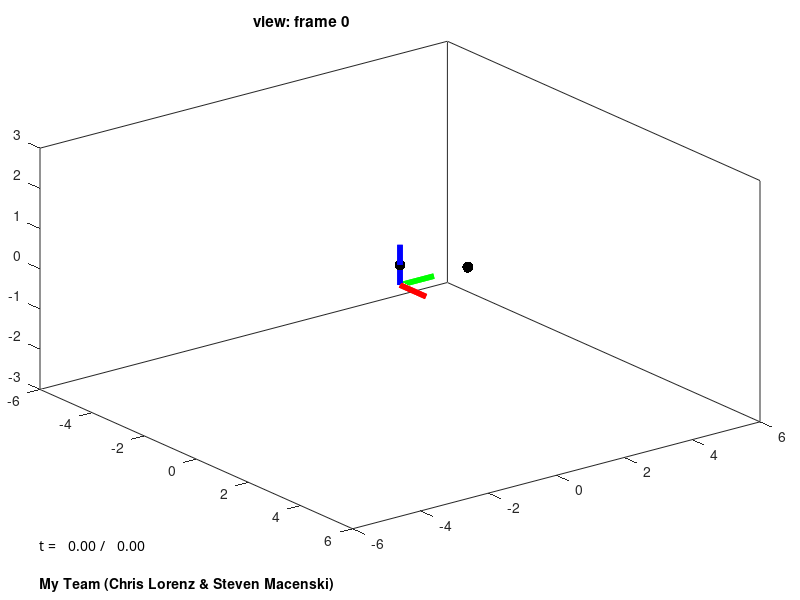

Write the MATLAB code that produced this figure. (Note: this script raises an error after producing the figure.)
function hw5

%%%%%%%%%%%%%%%%%%%%%%%%%%%%%%%%%%%%%%%%%%%%%%%%%%%
%
% CAN CHANGE
%

% - This line says your name.
params.teamname = 'My Team (Chris Lorenz & Steven Macenski)';
% - This line says the file to record your actions.
params.action_filename = 'action.mat';
% - This line says the file to record your movie.
params.movie_filename = 'movie.avi';
% - This line says whether or not you want to record a movie --- change it
%   from "false" to "true" and you will record a movie. Note that you must
%   have already recorded actions, before making a movie!
params.makemovie = false;
% - This line says whether or not you want to use the keypad to turn on and
%   off the reaction wheels.
%
%   If you do, then: 
%
%       7,4,1 apply positive, zero, and negative torque to RW4
%       8,5,2 apply positive, zero, and negative torque to RW5
%
%   If you don't, then:
%
%       4,r,f apply positive, zero, and negative torque to RW4
%       5,t,g apply positive, zero, and negative torque to RW5
%
%   In either case, 'q' causes the simulation to quit (and to do it
%   gracefully, saving either the recorded actions or the movie).
params.usekeypad = false;

%
%
%
%%%%%%%%%%%%%%%%%%%%%%%%%%%%%%%%%%%%%%%%%%%%%%%%%%%

%%%%%%%%%%%%%%%%%%%%%%%%%%%%%%%%%%%%%%%%%%%%%%%%%%%
%
% CAN'T CHANGE
%

% Define the geometry of the spacecraft and both reaction wheels.
robot = GetGeometryOfRobot;

% Run the simulation.
RunSimulation(robot,params);

function [wedge] = wedge(vector)
wedge = [0 -vector(3) vector(2);
         vector(3) 0 vector(1);
         -vector(2) vector(1) 0];

function robot = GetGeometryOfRobot
% - Vertices of spacecraft
robot.sc.dx=6;
robot.sc.dy=4;
robot.sc.dz=1;
robot.sc.p_in3 = [0.5*robot.sc.dx*[-1 1 1 -1 -1 1 1 -1];
                  0.5*robot.sc.dy*[-1 -1 -1 -1 1 1 1 1];
                  0.5*robot.sc.dz*[-1 -1 1 1 -1 -1 1 1]];

% - Vertices of reaction wheels
robot.rw4.dx=2;
robot.rw4.dy=1.5;
robot.rw4.dz=1;
robot.rw4.p_in4 = [0.5*robot.rw4.dx*[-1 1 1 -1 -1 1 1 -1];
                   0.5*robot.rw4.dy*[-1 -1 -1 -1 1 1 1 1];
                   0.5*robot.rw4.dz*[-1 -1 1 1 -1 -1 1 1]];
robot.rw5.dx=1;
robot.rw5.dy=2;
robot.rw5.dz=1.5;
robot.rw5.p_in5 = [0.5*robot.rw5.dx*[-1 1 1 -1 -1 1 1 -1];
                   0.5*robot.rw5.dy*[-1 -1 -1 -1 1 1 1 1];
                   0.5*robot.rw5.dz*[-1 -1 1 1 -1 -1 1 1]];

% - Faces for SC and RWs (all are boxes with vertices in the same order)
robot.faces =  [1 2 3;
                3 4 1;
                2 6 7;
                7 3 2;
                6 5 8;
                8 7 6;
                5 1 4;
                4 8 5;
                4 3 7;
                7 8 4;
                5 6 2;
                2 1 5];

% - The density (assumed uniform) of the SC and each RW
robot.sc.rho = 1;
robot.rw4.rho = 1;
robot.rw5.rho = 1;

% - The point at which each RW is attached to the SC
robot.rw4.ppin_in3 = [0;0.5*robot.sc.dy;0];
robot.rw5.ppin_in3 = [0;0;0.5*robot.sc.dz];
robot.rw4.ppin_in4 = [0;-0.5*robot.rw4.dy;0];
robot.rw5.ppin_in5 = [0;0;-0.5*robot.rw5.dz];

% - The CM of each RW
robot.o_4in3 = [0; 0.5*robot.sc.dy+0.5*robot.rw4.dy; 0];
robot.o_5in3 = [0; 0; 0.5*robot.sc.dz+0.5*robot.rw5.dz];

% - Magnitude of torque applied by SC on each RW
robot.rw4.tau = 10;
robot.rw5.tau = 10;

% - Create these for later use.
robot.sc.p_in0 = nan(size(robot.sc.p_in3));
robot.rw4.p_in0 = nan(size(robot.rw4.p_in4));
robot.rw5.p_in0 = nan(size(robot.rw5.p_in5));

%
%
%
%%%%%%%%%%%%%%%%%%%%%%%%%%%%%%%%%%%%%%%%%%%%%%%%%%%

%%%%%%%%%%%%%%%%%%%%%%%%%%%%%%%%%%%%%%%%%%%%%%%%%%%
%
% MUST CHANGE
%

% - Mass and moment of inertia of SC
robot.sc.m = 24;
robot.sc.J_in3 = 24/12*[17 0 0;0 37 0;0 0 52];

% - Mass and moment of inertia of RW#4 
robot.rw4.m = 3;
robot.rw4.J_in4 = 3/12*[3.25 0 0;0 5 0;0 0 6.25];

% - Mass and moment of inertia of RW#5
robot.rw5.m = 3;
robot.rw5.J_in5 = 3/12*[6.25 0 0;0 3.25 0;0 0 5];

%
%
%
%%%%%%%%%%%%%%%%%%%%%%%%%%%%%%%%%%%%%%%%%%%%%%%%%%%

%%%%%%%%%%%%%%%%%%%%%%%%%%%%%%%%%%%%%%%%%%%%%%%%%%%
%
% CAN'T CHANGE
%

function RunSimulation(robot,params)

% Create figure.
world = CreateFigure(robot,params);
% Define time at which to start the simulation.
t = 0;
% Define time step.
dt = 2e-2;

%
%
%
%%%%%%%%%%%%%%%%%%%%%%%%%%%%%%%%%%%%%%%%%%%%%%%%%%%

%%%%%%%%%%%%%%%%%%%%%%%%%%%%%%%%%%%%%%%%%%%%%%%%%%%
%
% CAN CHANGE
%

% Define time limit.
tmax = 100;
% Define initial conditions
% - configuration
o_3in0 = [0;0;0];
theta = [0;0;0];
phi4 = 0;
phi5 = 0;
% - velocity
v_03in0 = [0;0;0];
w_03in3 = [0;0;0];
phi4dot = 0;
phi5dot = 0;

%
%
%
%%%%%%%%%%%%%%%%%%%%%%%%%%%%%%%%%%%%%%%%%%%%%%%%%%%

%%%%%%%%%%%%%%%%%%%%%%%%%%%%%%%%%%%%%%%%%%%%%%%%%%%
%
% CAN'T CHANGE
%

% Either start making a movie or start storing actions.
global action done
action = [0;0];
if (params.makemovie)
    load(params.action_filename);
    myV = VideoWriter(params.movie_filename);
    myV.Quality = 100;
    open(myV);
else
    actionRecord = [];
end

% Loop until 'done' is true.
done = false;
while (~done)
    
    % Either store or retrieve the action.
    if (params.makemovie)
        [actionRecord,curaction] = RetrieveAction(actionRecord);
        action = curaction;
    else
        curaction = action;
        actionRecord = StoreAction(actionRecord,curaction);
    end
    
    % Compute input torques applied by SC to each RW.
    u4 = curaction(1)*robot.rw4.tau;
    u5 = curaction(2)*robot.rw5.tau;
    
    % Solve ODEs.
    [t,o_3in0,theta,phi4,phi5,v_03in0,w_03in3,phi4dot,phi5dot] = ...
        Simulate(t,dt,...                               % <- time and time step
                 o_3in0,theta,phi4,phi5,...             % <- configuration
                 v_03in0,w_03in3,phi4dot,phi5dot,...    % <- velocity
                 u4,u5,...                              % <- applied torques
                 robot);                                % <- parameters that describe the SC and RWs
    
%
%
%
%%%%%%%%%%%%%%%%%%%%%%%%%%%%%%%%%%%%%%%%%%%%%%%%%%%

%%%%%%%%%%%%%%%%%%%%%%%%%%%%%%%%%%%%%%%%%%%%%%%%%%%
%
% MUST CHANGE
%
    
    % Compute orientation of 3 in 0
    %  (hint: you have theta - assume XYZ Euler Angle sequence, as usual)
    R_3in0 = [cos(theta(2))*cos(theta(3)) -cos(theta(2))*sin(theta(3)) sin(theta(2)); ...
        sin(theta(1))*sin(theta(2))*cos(theta(3))+cos(theta(1))*sin(theta(3))  (-1)*sin(theta(1))*sin(theta(2))*sin(theta(3))+cos(theta(1))*cos(theta(3)) (-1)*sin(theta(1))*cos(theta(2)); ...
        -cos(theta(1))*sin(theta(2))*cos(theta(3))+sin(theta(1))*sin(theta(3)) cos(theta(1))*sin(theta(2))*sin(theta(3))+sin(theta(1))*cos(theta(3)) cos(theta(1))*cos(theta(2))];
    
    % Compute position and orientation of 4 and 5 in 0
    %  (hint: you have o_3in0, R_3in0, phi4, phi5,
    %                  robot.o_4in3, robot.o_5in3)
    o_4in0 = o_3in0 + R_3in0*robot.o_4in3;
    
    o_5in0 = o_3in0 + R_3in0*robot.o_5in3;
    
    R_4in3 = [cos(phi4) 0 sin(phi4);...
              0         1       0 ; 
              -sin(phi4) 0 cos(phi4)];
    R_4in0 = R_3in0*R_4in3;      
          
    R_5in3 = [cos(phi5) -sin(phi5) 0;...
              sin(phi5) cos(phi5) 0;
              0 0 1];
    R_5in0 = R_3in0*R_5in3;
    
    % Compute robot.sc.p_in0, robot.rw4.p_in0, robot.rw5.p_in0
    %  (hint: you have o_3in0, R_3in0, o_4in0, R_4in0, o_5in0, R_5in0,
    %                  robot.sc.p_in3, robot.rw4.p_in4, robot.rw5.p_in5)
    robot.sc.p_in0 = [o_3in0 o_3in0 o_3in0 o_3in0 o_3in0 o_3in0 o_3in0 o_3in0] + R_3in0*robot.sc.p_in3;
    robot.rw4.p_in0 = [o_4in0 o_4in0 o_4in0 o_4in0 o_4in0 o_4in0 o_4in0 o_4in0]+ R_4in0*robot.rw4.p_in4;
    robot.rw5.p_in0 = [o_5in0 o_5in0 o_5in0 o_5in0 o_5in0 o_5in0 o_5in0 o_5in0] + R_5in0*robot.rw5.p_in5;
    
%
%
%
%%%%%%%%%%%%%%%%%%%%%%%%%%%%%%%%%%%%%%%%%%%%%%%%%%%
    
%%%%%%%%%%%%%%%%%%%%%%%%%%%%%%%%%%%%%%%%%%%%%%%%%%%
%
% CAN'T CHANGE
%
    
    % Update the figure.
    world = UpdateFigure(world,robot,o_3in0,R_3in0,t,tmax);
    
    % If making a movie, store the current figure as a frame.
    if (params.makemovie)
        frame = getframe(gcf);
        writeVideo(myV,frame);
    end
    
    % Stop if time has reached its maximum.
    if (t>tmax)
        done = true;
    end
    
end
% Either close the movie or save the record of actions.
if (params.makemovie)
    for i=1:30
        frame = getframe(gcf);
        writeVideo(myV,frame);
    end
    close(myV);
else
    save(params.action_filename,'actionRecord');
end

%
%
%
%%%%%%%%%%%%%%%%%%%%%%%%%%%%%%%%%%%%%%%%%%%%%%%%%%%

%%%%%%%%%%%%%%%%%%%%%%%%%%%%%%%%%%%%%%%%%%%%%%%%%%%
%
% MUST CHANGE
%

function [o_3in0dot,thetadot,phi4dot,phi5dot,...             % <- velocity
          v_03in0dot,w_03in3dot,phi4dotdot,phi5dotdot] = ... % <- acceleration
             GetRates(o_3in0,theta,phi4,phi5,...             % <- configuration
                      v_03in0,w_03in3,phi4dot,phi5dot,...    % <- velocity
                      u4,u5,...                              % <- input torques
                      robot)                                 % <- parameters that describe the SC and RWs
m4 = robot.rw4.m; 
m5 = robot.rw5.m;
m = robot.sc.m;

t4 = 0; t5 = 0; s4 = 0; s5 = 0;

  R_3in0 = [cos(theta(2))*cos(theta(3)) -cos(theta(2))*sin(theta(3)) sin(theta(2)); ...
        sin(theta(1))*sin(theta(2))*cos(theta(3))+cos(theta(1))*sin(theta(3))  (-1)*sin(theta(1))*sin(theta(2))*sin(theta(3))+cos(theta(1))*cos(theta(3)) (-1)*sin(theta(1))*cos(theta(2)); ...
        -cos(theta(1))*sin(theta(2))*cos(theta(3))+sin(theta(1))*sin(theta(3)) cos(theta(1))*sin(theta(2))*sin(theta(3))+sin(theta(1))*cos(theta(3)) cos(theta(1))*cos(theta(2))];
    
    R_4in3 = [cos(phi4) 0 sin(phi4);...
              0         1       0 ; 
              -sin(phi4) 0 cos(phi4)];
    R_4in0 = R_3in0*R_4in3;      
          
    R_5in3 = [cos(phi5) -sin(phi5) 0;...
              sin(phi5) cos(phi5) 0;
              0 0 1];
    R_5in0 = R_3in0*R_5in3;
    
    t4 = [0;1;0];
    t5 = [0;0;1];
    
    s4 = [1 0; 0 0; 0 1];
    s5 = [1 0; 0 1; 0 0];
      w_34in4 = phi4dot;
      w_04in4 = R_4in0*phi4dot;
      w_35in5 = phi5dot;
      w_05in5 = R_5in0*phi5dot;

 h = [zeros(3,1);
      -m4*R_3in0*wedge(w_03in3)*wedge(w_03in3)*robot.o_4in3;
      -m5*R_3in0*wedge(w_03in3)*wedge(w_03in3)*robot.o_5in3;
      -wedge(w_03in3)*robot.sc.J_in3*w_03in3 - t4*u4 - t5*u5;
      -robot.rw4.J_in4*(R_4in3*wedge(w_34in4))'*w_03in3 - wedge(w_04in4)*robot.rw4.J_in4*w_04in4 + R_4in3'*t4*u4;
      -robot.rw5.J_in5*(R_5in3*wedge(w_35in5))'*w_03in3 - wedge(w_05in5)*robot.rw5.J_in5*w_05in5 + R_5in3'*t5*u5];
  
  %size(h)

  
  F =   [m*eye(3) zeros(3) zeros(3,1) zeros(3,1) R_3in0 R_3in0 zeros(3,2) zeros(3,2);...
        m4*eye(3) -m4*R_3in0*wedge(robot.o_4in3) zeros(3,1) zeros(3,1) -R_3in0 zeros(3) zeros(3,2) zeros(3,2);
        m5*eye(3) -m5*R_3in0*wedge(robot.o_5in3) zeros(3,1) zeros(3,1) zeros(3) -R_3in0 zeros(3,2) zeros(3,2);
        zeros(3) robot.sc.J_in3 zeros(3,1) zeros(3,1) wedge(robot.sc.p_in3) wedge(robot.sc.p_in3) s4 s5;
        zeros(3) robot.rw4.J_in4*R_4in3' robot.rw4.J_in4*t4 zeros(3,1) -wedge(robot.rw4.p_in4)*R_4in3' zeros(3) -R_4in3'*s4 zeros(3,2);
        zeros(3) robot.rw5.J_in5*R_5in3' zeros(3,1) robot.rw5.J_in5*t5 zeros(3,3) -wedge(robot.rw5.p_in5)*R_5in3' zeros(3,2) -R_5in3'*s5];
  %size(F)
  x = F\h              
                  
o_3in0dot = v_03in0;
thetadot = [phi4dot; phi5dot; 0]; %so so terribly wrong, correct this TODO
phi4dotdot = x(7:9);
phi5dotdot = x(10:12);
v_03in0dot = x(1:3);
w_03in3dot = x(4:6);
phi4dot = phi4dot;
phi5dot = phi5dot;

%
%
%
%%%%%%%%%%%%%%%%%%%%%%%%%%%%%%%%%%%%%%%%%%%%%%%%%%%

%%%%%%%%%%%%%%%%%%%%%%%%%%%%%%%%%%%%%%%%%%%%%%%%%%%%%%
%
% CAN'T CHANGE
%

function actionRecord = StoreAction(actionRecord,action)
actionRecord(:,end+1) = action;

function [actionRecord,action] = RetrieveAction(actionRecord)
action = actionRecord(:,1);
actionRecord = actionRecord(:,2:end);

function [t,o_3in0,theta,phi4,phi5,v_03in0,w_03in3,phi4dot,phi5dot] = ...
            Simulate(t,dt,...                               % <- time and time step
                     o_3in0,theta,phi4,phi5,...             % <- configuration
                     v_03in0,w_03in3,phi4dot,phi5dot,...    % <- velocity
                     u4,u5,...                              % <- input torques
                     robot)                                 % <- parameters that describe the SC and RWs
[t,x] = ode45(@(t,x) GetXDot(t,x,u4,u5,robot),[t t+dt],[o_3in0;theta;phi4;phi5;v_03in0;w_03in3;phi4dot;phi5dot]);
x = x';
t = t(end);
[o_3in0,theta,phi4,phi5,v_03in0,w_03in3,phi4dot,phi5dot] = XToState(x);

function xdot = GetXDot(t,x,u4,u5,robot)
% Unpack the state.
[o_3in0,theta,phi4,phi5,v_03in0,w_03in3,phi4dot,phi5dot] = XToState(x);
% Get time derivatives.
[o_3in0dot,thetadot,phi4dot,phi5dot,...             % <- velocity
 v_03in0dot,w_03in3dot,phi4dotdot,phi5dotdot] = ... % <- acceleration
    GetRates(o_3in0,theta,phi4,phi5,...             % <- configuration
             v_03in0,w_03in3,phi4dot,phi5dot,...    % <- velocity
             u4,u5,...                              % <- input torques
             robot);                                % <- parameters that describe the SC and RWs
% Pack time derivatives.

xdot = [o_3in0dot;thetadot;phi4dot;phi5dot;v_03in0dot;w_03in3dot;phi4dotdot;phi5dotdot];

function [o_3in0,theta,phi4,phi5,v_03in0,w_03in3,phi4dot,phi5dot] = XToState(x)
o_3in0 = x(1:3,end);
theta = x(4:6,end);
phi4 = x(7,end);
phi5 = x(8,end);
v_03in0 = x(9:11,end);
w_03in3 = x(12:14,end);
phi4dot = x(15,end);
phi5dot = x(16,end);

function robotfig = DrawRobot(robotfig,robot,o_3in0,R_3in0,alpha)
ered=[1,0.6,0];
egrey=[0.4745,0.6471,0.9098];
if isempty(robotfig)
    p = o_3in0+R_3in0*robot.rw4.ppin_in3;
    robotfig.rw4pin = line(p(1),p(2),p(3),'color','k','marker','.','markersize',24);
    p = o_3in0+R_3in0*robot.rw5.ppin_in3;
    robotfig.rw5pin = line(p(1),p(2),p(3),'color','k','marker','.','markersize',24);
    robotfig.sc = patch('Vertices',robot.sc.p_in0','Faces',robot.faces,'FaceColor',ered,...
                        'FaceAlpha',alpha,'EdgeAlpha',alpha,...
                        'backfacelighting','reverselit','AmbientStrength',0.6);
    robotfig.rw4 = patch('Vertices',robot.rw4.p_in0','Faces',robot.faces,'FaceColor',egrey,...
                         'FaceAlpha',alpha,'EdgeAlpha',alpha,...
                         'backfacelighting','reverselit','AmbientStrength',0.6);
    robotfig.rw5 = patch('Vertices',robot.rw5.p_in0','Faces',robot.faces,'FaceColor',egrey,...
                         'FaceAlpha',alpha,'EdgeAlpha',alpha,...
                         'backfacelighting','reverselit','AmbientStrength',0.6);
else
    set(robotfig.sc,'vertices',robot.sc.p_in0');
    set(robotfig.rw4,'vertices',robot.rw4.p_in0');
    set(robotfig.rw5,'vertices',robot.rw5.p_in0');
    p = o_3in0+R_3in0*robot.rw4.ppin_in3;
    set(robotfig.rw4pin,'xdata',p(1),'ydata',p(2),'zdata',p(3));
    p = o_3in0+R_3in0*robot.rw5.ppin_in3;
    set(robotfig.rw5pin,'xdata',p(1),'ydata',p(2),'zdata',p(3));
end

function frame = DrawFrame(frame,o,R)
p = [o repmat(o,1,3)+R];
if isempty(frame)
    frame.x = plot3(p(1,[1 2]),p(2,[1 2]),p(3,[1 2]),'r-','linewidth',4);
    frame.y = plot3(p(1,[1 3]),p(2,[1 3]),p(3,[1 3]),'g-','linewidth',4);
    frame.z = plot3(p(1,[1 4]),p(2,[1 4]),p(3,[1 4]),'b-','linewidth',4);
else
    set(frame.x,'xdata',p(1,[1 2]),'ydata',p(2,[1 2]),'zdata',p(3,[1 2]));
    set(frame.y,'xdata',p(1,[1 3]),'ydata',p(2,[1 3]),'zdata',p(3,[1 3]));
    set(frame.z,'xdata',p(1,[1 4]),'ydata',p(2,[1 4]),'zdata',p(3,[1 4]));
end

function world = CreateFigure(robot,params)
% - clear the current figure
clf;
% - these things have the correct value
o_0in0 = zeros(3,1);
R_0in0 = eye(3);
% - these things have the incorrect value, but we don't care
o_3in0 = zeros(3,1);
R_3in0 = eye(3);
% - text (it's important this is in the back, so you can rotate the view
%         and other stuff!)
axes('position',[0 0 1 1]);
axis([0 1 0 1]);
hold on;
axis off;
fs = 10;
world.text.time=text(0.05,0.1,sprintf('t = %6.2f / %6.2f\n',0,0),'fontsize',fs,'verticalalignment','top','fontname','monaco');
world.text.teamname=text(0.05,0.04,params.teamname,'fontsize',fs,'verticalalignment','top','fontweight','bold');
% - view from frame 0
axes('position',[0.05 -0.05 .9 1.15]);
title('view: frame 0                                                 ');
set(gcf,'renderer','opengl');
axis equal;
axis(3*[-2 2 -2 2 -1 1]);
axis manual;
hold on;
view([90-37.5,20]);
box on;
set(gca,'projection','perspective');
set(gca,'clipping','on','clippingstyle','3dbox');
world.view0.robot = DrawRobot([],robot,o_3in0,R_3in0,0.6);
world.view0.frame0 = DrawFrame([],o_0in0,R_0in0);
world.view0.frame3 = DrawFrame([],o_3in0,R_3in0);
lighting gouraud
world.view0.light = light('position',o_3in0','style','local');
% - make the figure respond to key commands
if (params.usekeypad)
    set(gcf,'KeyPressFcn',@onkeypress_keypad);
else
    set(gcf,'KeyPressFcn',@onkeypress_nokeypad);
end

function world = UpdateFigure(world,robot,o_3in0,R_3in0,t,tmax)
world.view0.robot = DrawRobot(world.view0.robot,robot,o_3in0,R_3in0);
world.view0.frame3 = DrawFrame(world.view0.frame3,o_3in0,R_3in0);
set(world.view0.light,'position',(o_3in0+R_3in0*[0;0;1])');
set(world.text.time,'string',sprintf('t = %6.2f / %6.2f\n',t,tmax));
drawnow

function onkeypress_nokeypad(src,event)
global action done
if event.Character == '4'
    action(1,1) = 1;
elseif event.Character == 'r'
    action(1,1) = 0;
elseif event.Character == 'f'
    action(1,1) = -1;
elseif event.Character == '5'
    action(2,1) = 1;
elseif event.Character == 't'
    action(2,1) = 0;
elseif event.Character == 'g'
    action(2,1) = -1;
elseif event.Character == 'q'
    done = true;
end

function onkeypress_keypad(src,event)
global action done
if event.Character == '7'
    action(1,1) = 1;
elseif event.Character == '4'
    action(1,1) = 0;
elseif event.Character == '1'
    action(1,1) = -1;
elseif event.Character == '8'
    action(2,1) = 1;
elseif event.Character == '5'
    action(2,1) = 0;
elseif event.Character == '2'
    action(2,1) = -1;
elseif event.Character == 'q'
    done = true;
end

%
%
%
%%%%%%%%%%%%%%%%%%%%%%%%%%%%%%%%%%%%%%%%%%%%%%%%%%%%%%